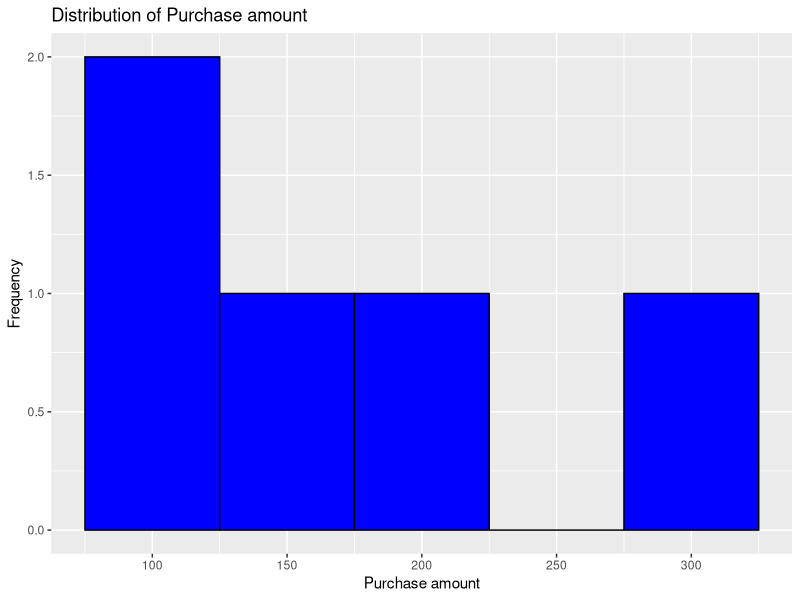

Source code (R):
library(ggplot2)
library(dplyr)

purchase_data<-data.frame(
  customer_id<-c(101,102,103,104,105),
  purchase_amount<-c(150,200,120,300,80)
)

#calculate statstical measures
mean_pur<-mean(purchase_data$purchase_amount)
median_pur<-median(purchase_data$purchase_amount)
sd_pur<-sd(purchase_data$purchase_amount)
q1_quartile<-quantile(purchase_data$purchase_amount,probs=0.25)
q3_quartile<-quantile(purchase_data$purchase_amount,probs=0.75)

#displaying results
#cat(sprintf("%f %f %f %f %f %f",mean_pur,median_pur,sd_pur,q1_quartile,q3_quartile))

#displaying histogram
ggplot(purchase_data,aes(x=purchase_amount))+
  geom_histogram(binwidth = 50,fill="blue",color="black")+
  labs(title="Distribution of Purchase amount",x="Purchase amount",y="Frequency")
